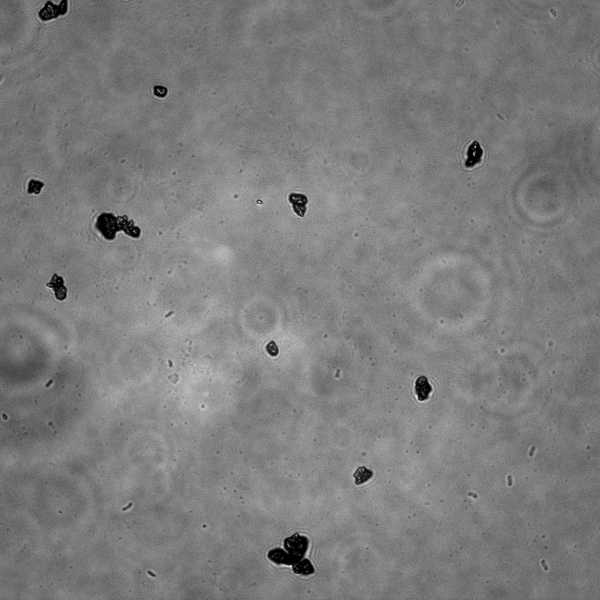
#> input picture PD image/1/1 N NO 1_ch00.tif, 1200 x 1200 px (shown at 1/2 size)
$ python -i debug-bf-contour.py   (imports and definitions only)
#> lines starting #> are read from the running program, lines starting #| are printed output that depends on the picture; after the words box and inside, x2 and y2 are one past the last pixel; in counts of white or black regions, pixels touching at a corner belong together
#> further down, picture is the input picture: shape (1200, 1200); min 0, max 255, mean 124.4
#!/usr/bin/env python
# coding: utf-8

import cv2
import numpy as np
import os
import glob
import xml.etree.ElementTree as ET

# --------------------------------------------------
# CONFIGURATION
# --------------------------------------------------
CONFIG = {
    "IMAGE_PATH": r"source\12\12 N NO 1_ch00.tif",
    "METADATA_XML": r"source\12\12 N NO 1.xml",
    "DEBUG_DIR": "debug",
    "DEFAULT_PIXEL_SIZE_UM": 0.11,  # Fallback if XML fails
    "MIN_AREA_PX": 100,
    "MAX_AREA_PX": 5000,
}

# --------------------------------------------------
# HELPER FUNCTIONS
# --------------------------------------------------

# [94 lines left out: functions setup_debug_dir, normalize_to_8bit, save_debug_image, load_pixel_size_from_metadata, preprocess_image, not called in this run]


def segment_image(enhanced_img):
    """
    Step 2 & 3: Thresholding and Morphological closing.
    """
    # Otsu Thresholding
    _, thresh = cv2.threshold(
        enhanced_img, 0, 255, cv2.THRESH_BINARY + cv2.THRESH_OTSU
    )
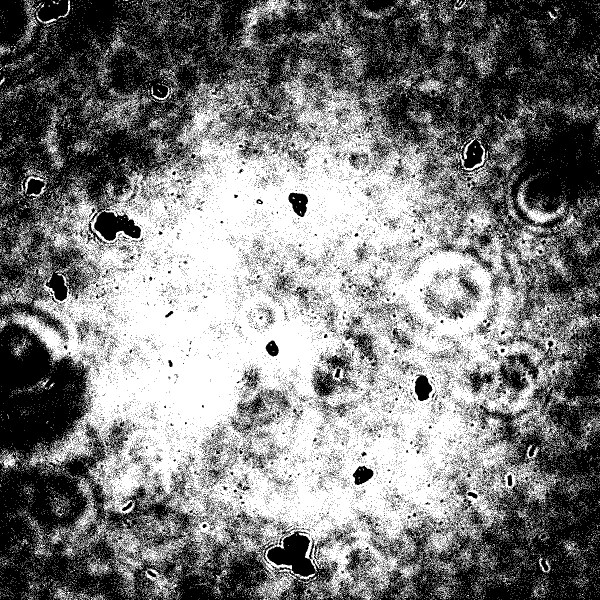
#> thresh: shape (1200, 1200) (shown at 1/2 size); 49.5% white; 29898 white regions (29379 under 20 px), largest, box (x1, y1, x2, y2) and area: (20, 113, 1182, 1200) 598583, (476, 0, 580, 101) 2461, (1032, 367, 1132, 450) 1772

    # Morphological Closing (Bridge gaps)
    kernel = np.ones((3, 3), np.uint8)
    closed = cv2.morphologyEx(thresh, cv2.MORPH_CLOSE, kernel, iterations=1)
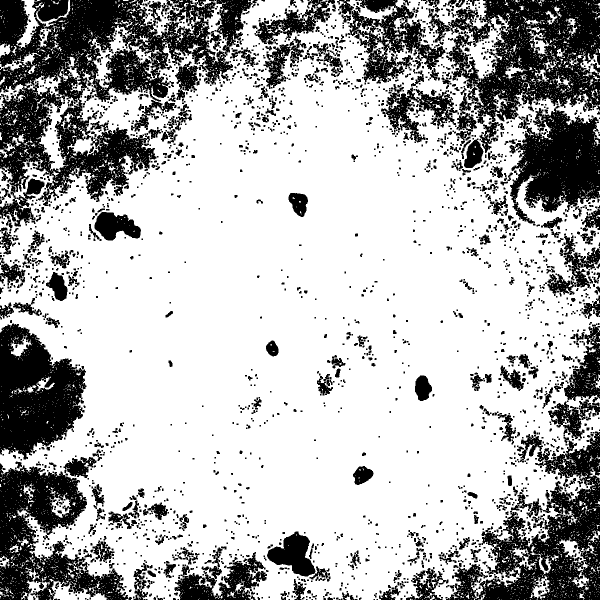
#> closed: shape (1200, 1200) (shown at 1/2 size); 71.1% white; 2699 black regions (1767 under 20 px), largest, box (x1, y1, x2, y2) and area: (0, 0, 515, 453) 87662, (856, 0, 1200, 306) 46200, (950, 863, 1200, 1200) 36453

    # Clean edges
    closed = cv2.dilate(closed, kernel, iterations=1)
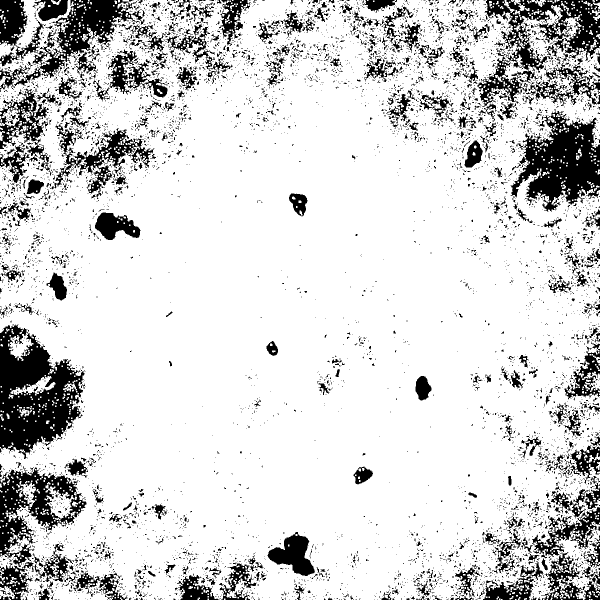
#> closed: shape (1200, 1200) (shown at 1/2 size); 83.7% white; 6576 black regions (5986 under 20 px), largest, box (x1, y1, x2, y2) and area: (0, 649, 170, 918) 25414, (1021, 218, 1200, 424) 19513, (0, 0, 289, 184) 17596
    closed = cv2.erode(closed, kernel, iterations=1)

    # Fill holes (Solidify)
    # Using connected components to ensure we have solid masks
    num_labels, labels, stats, centroids = cv2.connectedComponentsWithStats(closed, connectivity=8)
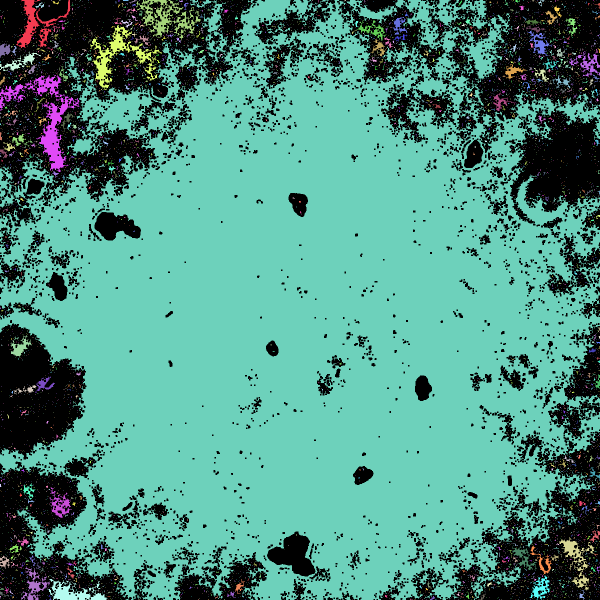
#> labels: shape (1200, 1200) int32 (shown at 1/2 size); 5540 distinct labels, from 0 to 5539; one colour per label, 0 black
#> num_labels = 5540; centroids = 5540 pairs, first value 0 to 1199, second value 0 to 1199
    solid_mask = np.where(labels > 0, 255, 0).astype(np.uint8)

    return thresh, closed, solid_mask


# [135 lines left out: functions analyze_contours, visualize_results, main, not called in this run]

# [2 lines not run here, left out]

>>> import cv2
>>> picture = cv2.imread('../PD image/1/1 N NO 1_ch00.tif', cv2.IMREAD_GRAYSCALE)
>>> result = segment_image(picture)

$ run again, on PD image/1/1 N NO 3_ch00.tif
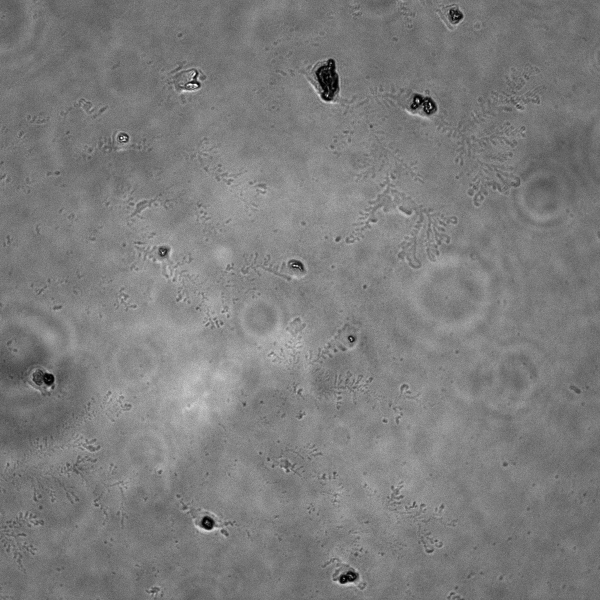
#> input picture PD image/1/1 N NO 3_ch00.tif, 1200 x 1200 px (shown at 1/2 size)
#> picture is the input picture: shape (1200, 1200); min 0, max 255, mean 124.7
#> in segment_image, `_, thresh = cv2.threshold( enhanced_img, 0, 255, cv2.THRESH_BINARY + c..`:
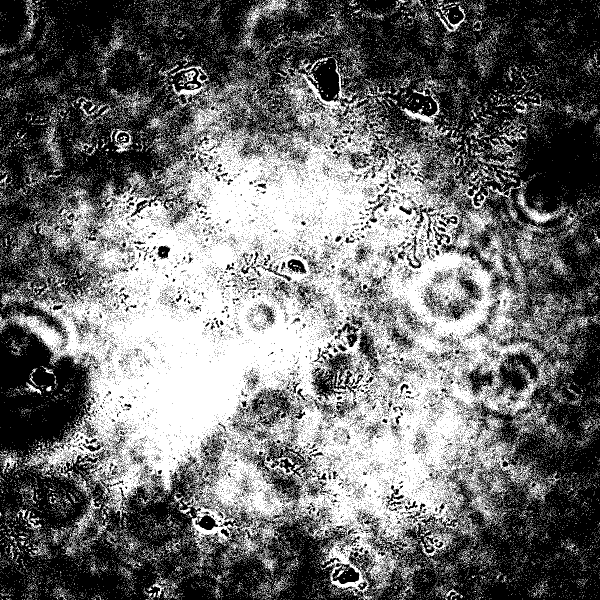
#> thresh: shape (1200, 1200) (shown at 1/2 size); 43.6% white; 31101 white regions (30494 under 20 px), largest, box (x1, y1, x2, y2) and area: (0, 115, 1139, 1200) 512245, (800, 155, 901, 284) 1902, (483, 0, 581, 97) 1745
#> in segment_image, `num_labels, labels, stats, centroids = cv2.connectedComponentsWithStat..`:
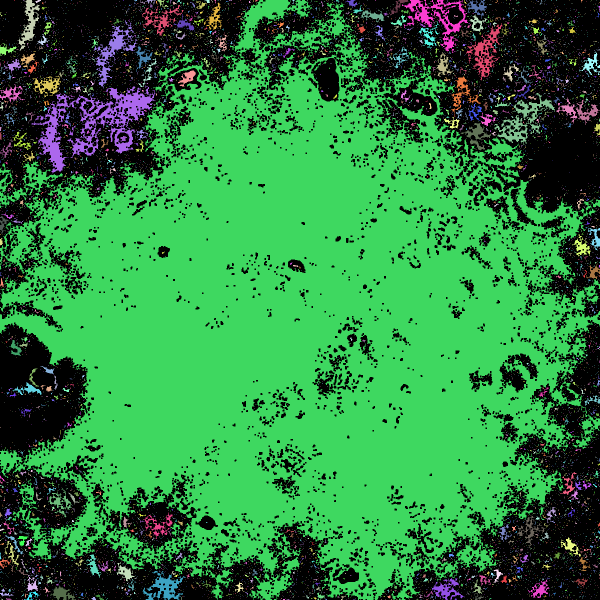
#> labels: shape (1200, 1200) int32 (shown at 1/2 size); 7264 distinct labels, from 0 to 7263; one colour per label, 0 black
#> num_labels = 7264; centroids = 7264 pairs, first value 0 to 1199, second value 0 to 1199

$ run again, on PD image/1/1 N NO 3_ch01.tif
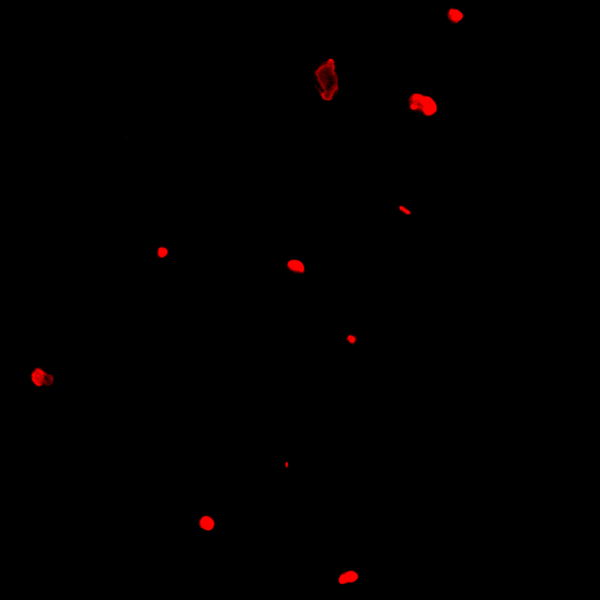
#> input picture PD image/1/1 N NO 3_ch01.tif, 1200 x 1200 px (shown at 1/2 size)
#> in segment_image, `_, thresh = cv2.threshold( enhanced_img, 0, 255, cv2.THRESH_BINARY + c..`:
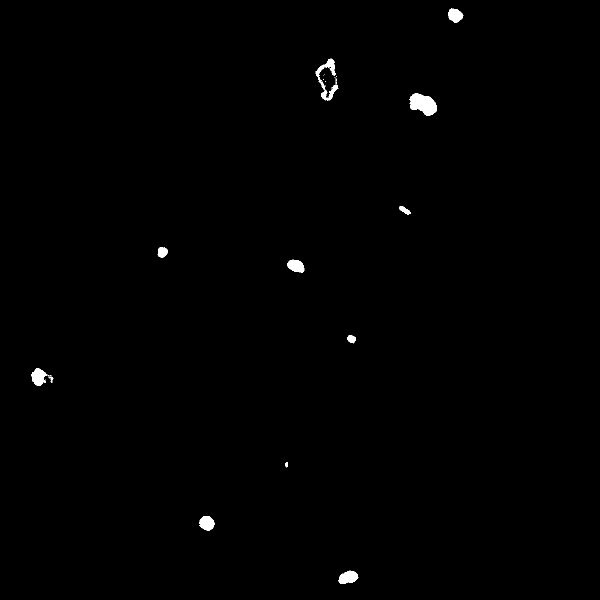
#> thresh: shape (1200, 1200) (shown at 1/2 size); 0.48% white; 29 white regions (15 under 20 px), largest, box (x1, y1, x2, y2) and area: (819, 187, 874, 232) 1655, (677, 1141, 717, 1168) 747, (63, 736, 102, 772) 743
#> in segment_image, `closed = cv2.dilate(closed, kernel, iterations=1)`:
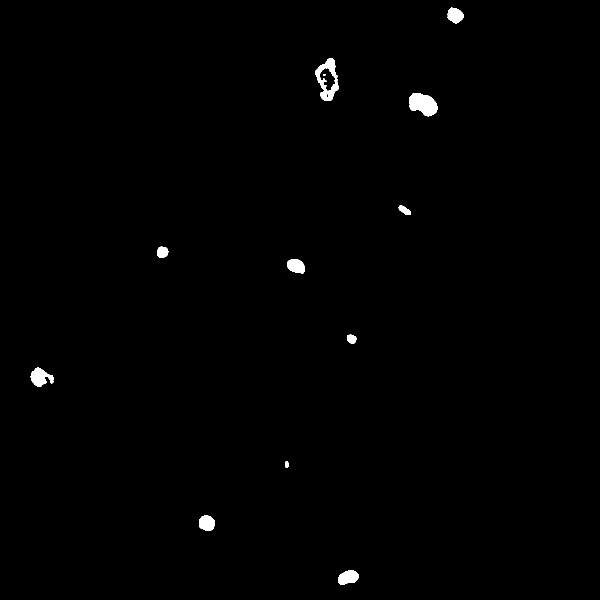
#> closed: shape (1200, 1200) (shown at 1/2 size); 0.62% white; 13 white regions (1 under 20 px), largest, box (x1, y1, x2, y2) and area: (818, 186, 875, 233) 1882, (630, 116, 678, 202) 1713, (61, 735, 108, 773) 1047
#> labels: shape (1200, 1200) int32; 18 distinct labels, from 0 to 17
#> num_labels = 18; stats = 18 rows, first 6: [0, 0, 1200, 1200, 1432796], [896, 16, 31, 30, 615], [631, 117, 46, 84, 1213], [649, 149, 1, 1, 1], [647, 150, 1, 1, 1], [673, 152, 1, 2, 2]; centroids = 18 rows, first 8: [599.4, 600], [910.1, 30.31], [655, 158.6], [649, 149], [647, 150], [673, 152.5], [669.5, 154], [647, 158.5]
